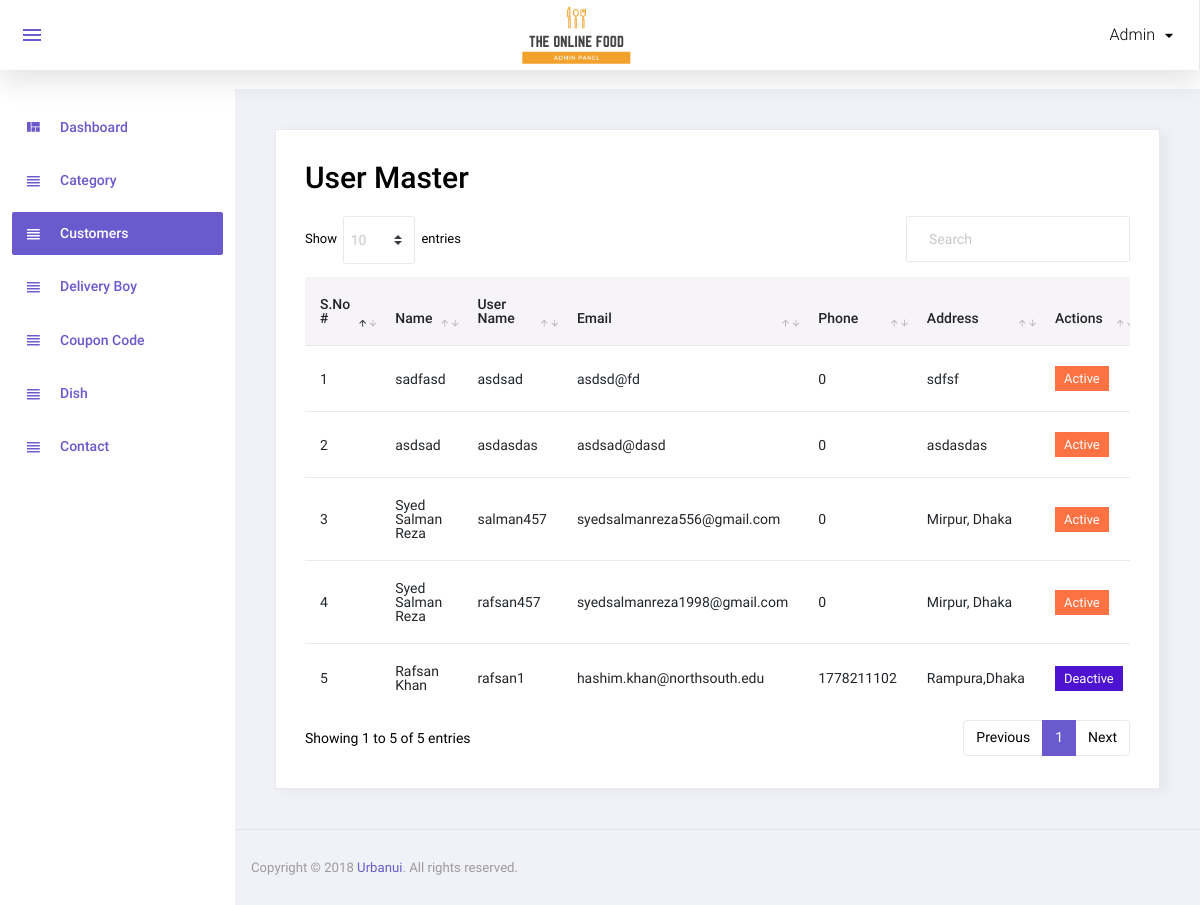
Before: /admin/user.php (signed in) with the older database file.
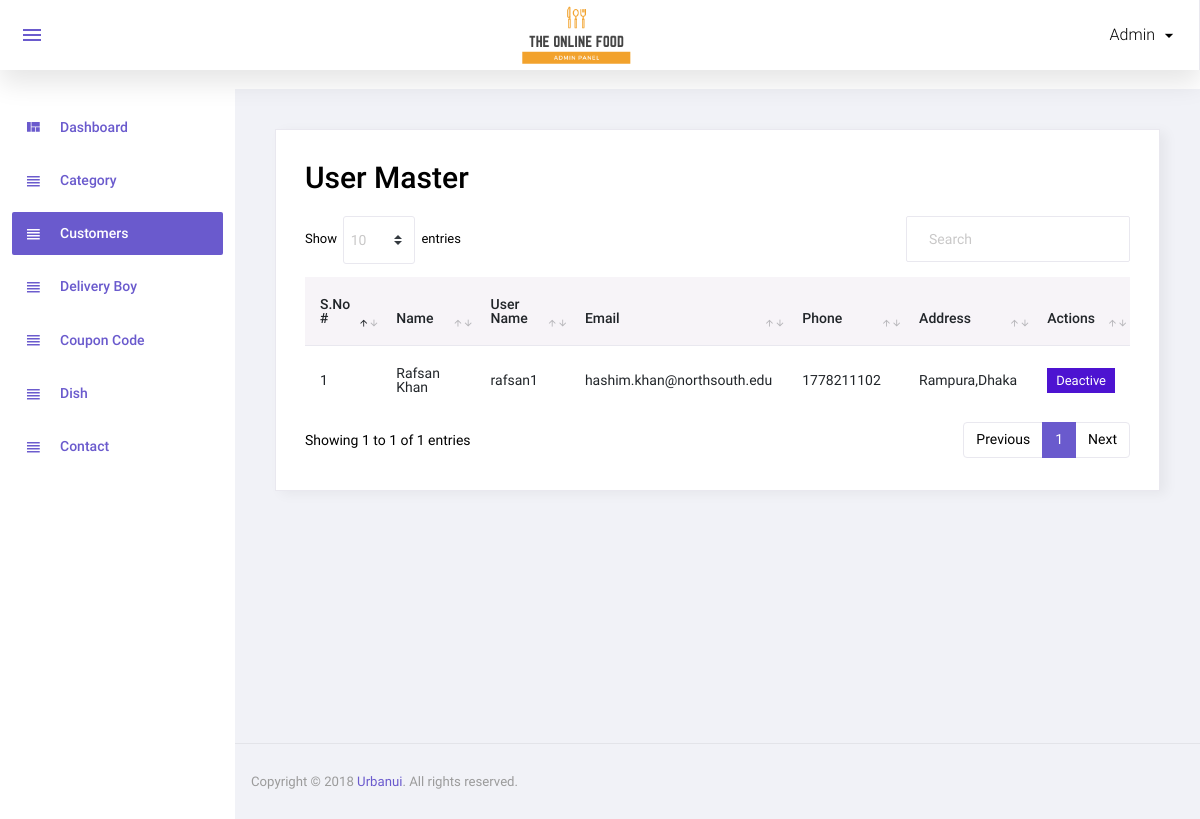
After: the same page with the newer database file.
### tables this page shows
CREATE TABLE `user` (
  `user_id` int(11) NOT NULL,
  `name` varchar(45) NOT NULL,
  `user_name` varchar(45) NOT NULL,
  `password` varchar(45) NOT NULL,
  `email` varchar(45) NOT NULL,
  `phone` int(11) NOT NULL,
  `address` varchar(45) NOT NULL,
  `status` int(11) NOT NULL
);

### admin/user.php (the view, shortened to what this page needs)
<?php
include('top.php');
require_once "../config.php";
$sql="select * from user order by user_id desc";
$res=mysqli_query($con,$sql);
?>
    <div class="card">
        <div class="card-body">
            <h1 class="grid_title">User Master</h1>
            <div class="row grid_box">
                <div class="col-12">
                    <div class="table-responsive">
                        <table id="order-listing" class="table">
                            <thead>
                            <tr>
                                <th width="10%">S.No #</th>
                                <th width="20%">Name</th>
                                <th width="20%">User Name</th>
                                <th width="20%">Email</th>
                                <th width="20%">Phone</th>
                                <th width="20%">Address</th>
                                <th width="15%">Actions</th>
                            </tr>
                            </thead>
                            <tbody>
                            <?php if(mysqli_num_rows($res)>0){
                                $i=1;
                                while($row=mysqli_fetch_assoc($res)){
                                    ?>
                                    <tr>
                                        <td><?php echo $i?></td>
                                        <td><?php echo $row['name']?></td>
                                        <td><?php echo $row['user_name']?></td>
                                        <td><?php echo $row['email']?></td>
                                        <td><?php echo $row['phone']?></td>
                                        <td><?php echo $row['address']?></td>
                                        <td>
                                            <?php
                                            if($row['status']==1){
                                                ?>
                                                <a href="?id=<?php echo $row['user_id']?>&type=deactive"><label class="badge badge-danger hand_cursor">Active</label></a>
                                                <?php
                                            }else{
                                                ?>
                                                <a href="?id=<?php echo $row['user_id']?>&type=active"><label class="badge badge-info hand_cursor">Deactive</label></a>
                                                <?php
                                            }
                                            ?>
                                        </td>
                                    </tr>
                                    <?php
                                    $i++;
                                } } else { ?>
                                <tr>
                                    <td colspan="5">No data found</td>
                                </tr>
                            <?php } ?>
                            </tbody>
                        </table>
                    </div>
                </div>
            </div>
        </div>
    </div>
<?php include('footer.php');?>

### admin/top.php (shortened to what this page needs)
<!DOCTYPE html>
<html lang="en">
<head>
    <link rel="stylesheet" href="assets/css/materialdesignicons.min.css">
    <link rel="stylesheet" href="assets/css/vendor.bundle.base.css">
    <link rel="stylesheet" href="assets/css/dataTables.bootstrap4.css">
    <link rel="stylesheet" href="assets/css/bootstrap-datepicker.min.css">
    <link rel="stylesheet" href="assets/css/style.css">
</head>
<body class="sidebar-light">
<div class="container-scroller">
    <nav class="navbar col-lg-12 col-12 p-0 fixed-top d-flex flex-row">
        <div class="navbar-menu-wrapper d-flex align-items-stretch justify-content-between">
            <ul class="navbar-nav mr-lg-2 d-none d-lg-flex">
                <li class="nav-item nav-toggler-item">
                    <button class="navbar-toggler align-self-center" type="button" data-toggle="minimize">
                        <span class="mdi mdi-menu"></span>
                    </button>
                </li>
            </ul>
            <div class="text-center navbar-brand-wrapper d-flex align-items-center justify-content-center">
                <a class="navbar-brand brand-logo" href="Welcome_Page.php"><img src="assets/images/logo22.png" alt="logo"/></a>
            </div>
            <ul class="navbar-nav navbar-nav-right">
                <li class="nav-item nav-profile dropdown">
                    <a class="nav-link dropdown-toggle" href="#" data-toggle="dropdown" id="profileDropdown">
                        <span class="nav-profile-name"><?php echo $_SESSION['ADMIN_USER'] ?></span>
                    </a>
                </li>
            </ul>
        </div>
    </nav>
    <div class="container-fluid page-body-wrapper">
        <nav class="sidebar sidebar-offcanvas" id="sidebar">
            <ul class="nav">
                <li class="nav-item">
                    <a class="nav-link" href="Welcome_Page.php">
                        <i class="mdi mdi-view-quilt menu-icon"></i>
                        <span class="menu-title">Dashboard</span>
                    </a>
                </li>
                <li class="nav-item">
                    <a class="nav-link" href="category.php">
                        <i class="mdi mdi-view-headline menu-icon"></i>
                        <span class="menu-title">Category</span>
                    </a>
                </li>
                <li class="nav-item">
                    <a class="nav-link" href="user.php">
                        <i class="mdi mdi-view-headline menu-icon"></i>
                        <span class="menu-title">Customers</span>
                    </a>
                </li>
                <li class="nav-item">
                    <a class="nav-link" href="delivery_boy.php">
                        <i class="mdi mdi-view-headline menu-icon"></i>
                        <span class="menu-title">Delivery Boy</span>
                    </a>
                </li>
                <li class="nav-item">
                    <a class="nav-link" href="coupon_code.php">
                        <i class="mdi mdi-view-headline menu-icon"></i>
                        <span class="menu-title">Coupon Code</span>
                    </a>
                </li>
                <li class="nav-item">
                    <a class="nav-link" href="dish.php">
                        <i class="mdi mdi-view-headline menu-icon"></i>
                        <span class="menu-title">Dish</span>
                    </a>
                </li>
                <li class="nav-item">
                    <a class="nav-link" href="contact_admin.php">
                        <i class="mdi mdi-view-headline menu-icon"></i>
                        <span class="menu-title">Contact</span>
                    </a>
                </li>
            </ul>
        </nav>
        <div class="main-panel">
            <div class="content-wrapper">

### admin/footer.php (shortened to what this page needs)
</div>
<footer class="footer">
    <div class="d-sm-flex justify-content-center justify-content-sm-between">
        <span class="text-muted text-center text-sm-left d-block d-sm-inline-block">Copyright © 2018 <a href="https://www.urbanui.com/" target="_blank">Urbanui</a>. All rights reserved.</span>
    </div>
</footer>
</div>
</div>
</div>
</body>
</html>

Changed rows visible on the page:
removed user: name "sadfasd", user_name "asdsad", email "asdsd@fd", phone "0", address "sdfsf"
removed user: name "asdsad", user_name "asdasdas", email "asdsad@dasd", phone "0", address "asdasdas"
removed user: name "Syed Salman Reza", user_name "salman457", email "syedsalmanreza556@gmail.com", phone "0", address "Mirpur, Dhaka"
removed user: name "Syed Salman Reza", user_name "rafsan457", email "syedsalmanreza1998@gmail.com", phone "0", address "Mirpur, Dhaka"
Other visible differences:
text written by a page script: "Show entries Showing 1 to 5 of 5 entries Previous 1 Next" → "Show entries Showing 1 to 1 of 1 entries Previous 1 Next"
